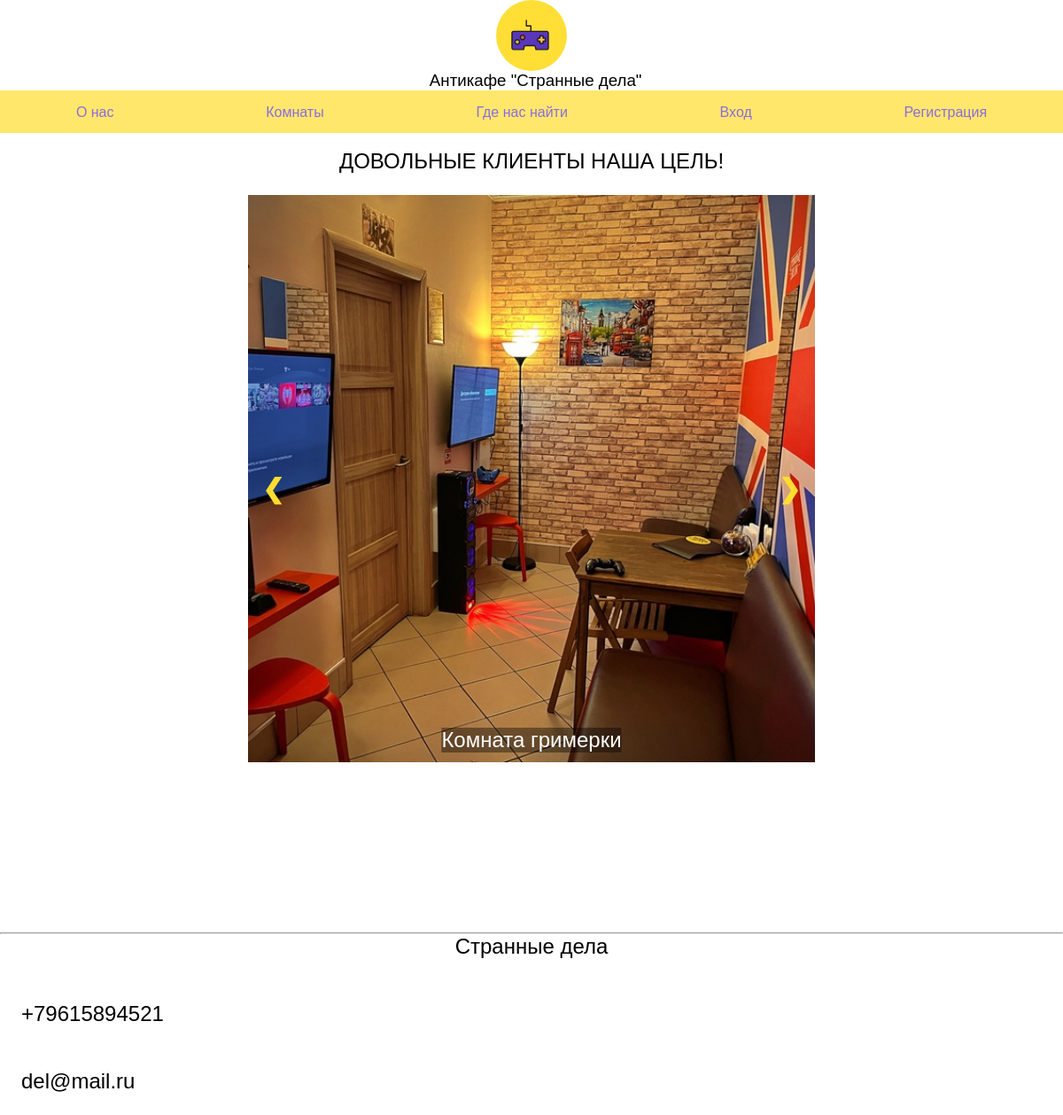
The page / on the database its author committed.
### tables this page shows
CREATE TABLE `rooms` (
  `id_room` int NOT NULL,
  `title_room` varchar(100) NOT NULL,
  `quantity` int NOT NULL,
  `description` varchar(500) NOT NULL,
  `photo` varchar(100) NOT NULL,
  `cost` int NOT NULL,
  `location` varchar(100) NOT NULL
);

### index.php (the view)
<?php
include("header.php");
include("connect.php");
$query = "SELECT * FROM `rooms` ORDER BY `rooms`.`id_room` DESC";
$result = mysqli_query($con, $query);
?>
<div class="container">
        <br>
<h3>ДОВОЛЬНЫЕ КЛИЕНТЫ НАША ЦЕЛЬ!</h3>
<div class="container-carousel">
    <div class="carousel">
      <div class="slides">
        <?php
        if ($result->num_rows > 0) {
            while($row = $result->fetch_assoc()) {
        ?>
      <div class="slide"
       style="background-image: url('<?=$row['photo']?>');">
      <div class="slide-content">
          <h2><?=$row['title_room']?></h2>
        </div></div>
      <?php } } ?>
          <a class="prev" onclick="changeSlide(-1)">&#10094;</a>
      <a class="next" onclick="changeSlide(1)">&#10095;</a>
    </div>
  </div>
</div>
<?php
include("footer.php");
?>

### css/style.css (style rules this page uses)
* { font-family: Arial, Helvetica, sans-serif; margin: 0; padding: 0; }
a { text-decoration: none; color: #8B6CE0; }
h2 { font-weight: 500; font-size: 1.3em; }
.container { display: flex; flex-direction: column; justify-content: center; }
.container h3 { text-align: center; font-size: 1.5em; font-weight: 400; margin-bottom: 1em; }
.container-carousel { height: 50em; width: 50em; margin: 0 auto; }
.carousel { position: relative; width: 100%; overflow: hidden; }
.slides { display: flex; transition: transform 0.5s ease; width: 100%; }
.slide { flex: 0 0 100%; width: 100%; height: 60em; background-size: cover; background-position: center; background-repeat: no-repeat; }
.prev, .next { position: absolute; top: 50%; width: auto; padding: 16px; margin-top: -22px; color: #FF9200;; font-weight: bold; font-size: 30px; transition: 0.6s ease; border-radius: 0 3px 3px 0; user-select: none; }
.next { right: 0; border-radius: 3px 0 0 3px; }
.container-carousel { width: 40em; margin: 0 auto; }
.slide { flex: 0 0 100%; min-width: 100%; min-height: 80vh; width: 100%; height: 80vh; max-height: 80vh; background-position: center; background-repeat: no-repeat; }
.slide-content { position: absolute; top: 50%; left: 50%; transform: translate(-50%, -50%); color: #fff; text-align: center; }
.slide-content h2 { margin-top: 75vh; float:left; font-size: 24px; margin-bottom: 10px; background-color: rgba(0.8, 0.8, 0.8, 0.4); }
.prev, .next { position: absolute; top: 50%; width: auto; padding: 16px; margin-top: -22px; color: #FFDD2E; font-weight: bold; font-size: 30px; transition: 0.6s ease; border-radius: 0 3px 3px 0; user-select: none; }

### rows shown on the page
rooms: photo (picture), title_room "Комната гримерки"
